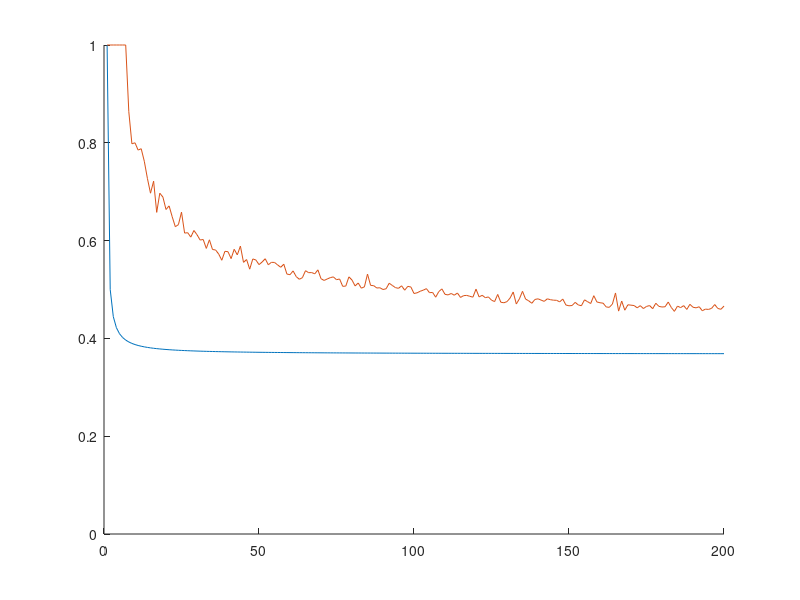

Source code (MATLAB):


hash1 = [1 1 1 1 1 1 1            8.636364e-01 7.979798e-01 8.000000e-01 7.851240e-01 7.878788e-01 7.622378e-01 7.272727e-01 6.969697e-01 7.215909e-01 6.577540e-01 6.969697e-01 6.889952e-01 6.636364e-01 6.709957e-01 6.487603e-01 6.284585e-01 6.325758e-01 6.581818e-01 6.153846e-01 6.161616e-01 6.071429e-01 6.206897e-01 6.121212e-01 6.011730e-01 6.022727e-01 5.840220e-01 6.016043e-01 5.818182e-01 5.808081e-01 5.724816e-01 5.598086e-01 5.780886e-01 5.772727e-01 5.631929e-01 5.822511e-01 5.708245e-01 5.888430e-01 5.555556e-01 5.612648e-01 5.415861e-01 5.625000e-01 5.602968e-01 5.509091e-01 5.561497e-01 5.629371e-01 5.506003e-01 5.555556e-01 5.553719e-01 5.503247e-01 5.454545e-01 5.517241e-01 5.315871e-01 5.303030e-01 5.380030e-01 5.263930e-01 5.209235e-01 5.241477e-01 5.384615e-01 5.344353e-01 5.345997e-01 5.320856e-01 5.401845e-01 5.220779e-01 5.185659e-01 5.214646e-01 5.242839e-01 5.257985e-01 5.200000e-01 5.215311e-01 5.064935e-01 5.069930e-01 5.258918e-01 5.193182e-01 5.072952e-01 5.133038e-01 5.027382e-01 5.054113e-01 5.315508e-01 5.084567e-01 5.078370e-01 5.030992e-01 5.035751e-01 5.000000e-01 5.014985e-01 5.128458e-01 5.083089e-01 5.038685e-01 5.023923e-01 5.075758e-01 4.985942e-01 5.064935e-01 5.050505e-01 4.918182e-01 4.932493e-01 4.964349e-01 4.986761e-01 5.017483e-01 4.935065e-01 4.939966e-01 4.842821e-01 4.957912e-01 5.012510e-01 4.900826e-01 4.889435e-01 4.918831e-01 4.883347e-01 4.928230e-01 4.837945e-01 4.874608e-01 4.879565e-01 4.861325e-01 4.843392e-01 5.007576e-01        4.848485e-01 4.881603e-01 4.832882e-01 4.847670e-01 4.782222e-01 4.753086e-01 4.899388e-01 4.739583e-01 4.728682e-01 4.752137e-01 4.826124e-01 4.949495e-01 4.703425e-01 4.809287e-01 4.962963e-01 4.803922e-01 4.768856e-01 4.718196e-01 4.796163e-01 4.809524e-01 4.783294e-01 4.757433e-01 4.809635e-01 4.791667e-01 4.781609e-01 4.779300e-01 4.746788e-01 4.804805e-01 4.683072e-01 4.666667e-01 4.672553e-01 4.736842e-01 4.684096e-01 4.668110e-01 4.788530e-01 4.750712e-01 4.713376e-01 4.873418e-01 4.744934e-01 4.729167e-01 4.720497e-01 4.643347e-01 4.635310e-01 4.701897e-01 4.929293e-01 4.558233e-01 4.763806e-01 4.576720e-01 4.687705e-01 4.679739e-01 4.671865e-01 4.625323e-01 4.669236e-01 4.610473e-01 4.653968e-01 4.671717e-01 4.607659e-01 4.719101e-01 4.655493e-01 4.641975e-01 4.647023e-01 4.743590e-01 4.632665e-01 4.553140e-01 4.660661e-01 4.629630e-01 4.670232e-01 4.592199e-01 4.697237e-01 4.637427e-01 4.624782e-01 4.646991e-01 4.565343e-01 4.599084e-01 4.592593e-01 4.614512e-01 4.692611e-01 4.612795e-01 4.595198e-01 4.661111e-01 ]; 

hash15 = [1 1 1 1 1 1 1 1 1 1 1 9.090909e-01 8.741259e-01 9.350649e-01 8.787879e-01 9.090909e-01 8.930481e-01 8.989899e-01 8.516746e-01 8.454545e-01 8.225108e-01 8.429752e-01 8.102767e-01 8.068182e-01 8.145455e-01 7.972028e-01 8.148148e-01 8.181818e-01 7.742947e-01 7.696970e-01 7.859238e-01 7.642045e-01 7.768595e-01 7.673797e-01 7.792208e-01 7.676768e-01 7.690418e-01 7.559809e-01 7.482517e-01 7.454545e-01 7.427938e-01 7.402597e-01 7.547569e-01 7.500000e-01 7.313131e-01 7.391304e-01 7.427466e-01 7.518939e-01 7.291280e-01 7.218182e-01 7.326203e-01 7.202797e-01 7.409949e-01 7.222222e-01 6.975207e-01 7.029221e-01 7.081340e-01 6.927900e-01 7.241911e-01 6.909091e-01 7.093890e-01 7.082111e-01 6.868687e-01 7.215909e-01 6.867133e-01 6.997245e-01 7.028494e-01 6.778075e-01 6.877470e-01 6.909091e-01 6.901408e-01 6.969697e-01 6.861768e-01 6.842752e-01 6.884848e-01 6.746411e-01 6.871311e-01 6.876457e-01 6.823936e-01 6.784091e-01 6.891134e-01 6.629712e-01 6.648412e-01 6.807359e-01 6.695187e-01 6.606765e-01 6.781609e-01 6.725207e-01 6.772217e-01 6.939394e-01 6.703297e-01 6.689723e-01 6.627566e-01 6.634429e-01 6.574163e-01 6.742424e-01 6.569822e-01 6.697588e-01 6.565657e-01 6.636364e-01 6.579658e-01 6.604278e-01 6.548985e-01 6.625874e-01 6.597403e-01 6.586621e-01 6.499575e-01 6.675084e-01 6.480400e-01 6.595041e-01 6.486486e-01 6.534091e-01 6.452132e-01 6.435407e-01 6.505929e-01 6.528213e-01 6.418026e-01 6.563945e-01 6.524064e-01 6.446970e-01                       6.473829e-01 6.502732e-01 6.603433e-01 6.550179e-01 6.346667e-01 6.490300e-01 6.430446e-01 6.614583e-01 6.339363e-01 6.478632e-01 6.649703e-01 6.414141e-01 6.574770e-01 6.451078e-01 6.436214e-01 6.429739e-01 6.496350e-01 6.417069e-01 6.442846e-01 6.460317e-01 6.390859e-01 6.377152e-01 6.472416e-01 6.373457e-01 6.398467e-01 6.400304e-01 6.371882e-01 6.381381e-01 6.390753e-01 6.407407e-01 6.320824e-01 6.352339e-01 6.499637e-01 6.327561e-01 6.243728e-01 6.360399e-01 6.433121e-01 6.230661e-01 6.429071e-01 6.250000e-01 6.287095e-01 6.474623e-01 6.264485e-01 6.300813e-01 6.329966e-01 6.258367e-01 6.340652e-01 6.203704e-01 6.344510e-01 6.294118e-01 6.452242e-01 6.259690e-01 6.152858e-01 6.321839e-01 6.330159e-01 6.363636e-01 6.283741e-01 6.317104e-01 6.244569e-01 6.172840e-01 6.310620e-01 6.172161e-01 6.290225e-01 6.195652e-01 6.264264e-01 6.302270e-01 6.268568e-01 6.223404e-01 6.243386e-01 6.233918e-01 6.352531e-01 6.261574e-01 6.275187e-01 6.231386e-01 6.216524e-01 6.184807e-01 6.277496e-01 6.167228e-01 6.203238e-01 6.255556e-01 ];

hash2 =  [ 1 1 1 1 1 1 1 1 1 1 1 1 1 1 1            1 9.251337e-01 9.696970e-01 9.330144e-01 9.090909e-01 9.134199e-01 9.173554e-01 9.209486e-01 9.090909e-01 9.054545e-01 9.230769e-01 8.653199e-01 8.896104e-01 8.714734e-01 8.848485e-01 9.002933e-01 8.750000e-01 8.429752e-01 8.449198e-01 8.545455e-01 8.737374e-01 8.648649e-01 8.540670e-01 8.414918e-01 8.727273e-01 8.447894e-01 8.419913e-01 8.350951e-01 8.326446e-01 8.303030e-01 8.122530e-01 8.355899e-01 8.125000e-01 8.126160e-01 8.236364e-01 8.074866e-01 8.234266e-01 8.096055e-01 8.148148e-01 8.049587e-01 8.214286e-01 8.006380e-01 8.056426e-01 7.996918e-01 8.121212e-01 8.062593e-01 7.815249e-01 7.979798e-01 8.039773e-01 7.902098e-01 7.920110e-01 7.978290e-01 7.941176e-01 7.667984e-01 7.935065e-01 7.861716e-01 7.878788e-01 7.907846e-01 7.825553e-01 7.733333e-01 7.906699e-01 7.744982e-01 7.855478e-01 7.733026e-01 7.795455e-01 7.811448e-01 7.716186e-01 7.667032e-01 7.824675e-01 7.732620e-01 7.758985e-01 7.763845e-01 7.685950e-01 7.732380e-01 7.656566e-01 7.672328e-01 7.638340e-01 7.644184e-01 7.427466e-01 7.540670e-01 7.623106e-01 7.666354e-01 7.560297e-01 7.548209e-01 7.609091e-01 7.596760e-01 7.575758e-01 7.502207e-01 7.613636e-01 7.549784e-01 7.444254e-01 7.561597e-01 7.550505e-01 7.597998e-01 7.520661e-01 7.452907e-01 7.556818e-01 7.530169e-01 7.408293e-01 7.494071e-01 7.586207e-01 7.482517e-01 7.488444e-01 7.540107e-01 7.272727e-01             7.483930e-01 7.440801e-01 7.262873e-01 7.419355e-01 7.413333e-01 7.425044e-01 7.489064e-01 7.413194e-01 7.338501e-01 7.316239e-01 7.599661e-01 7.449495e-01 7.468672e-01 7.330017e-01 7.374486e-01 7.320261e-01 7.485807e-01 7.286634e-01 7.306155e-01 7.452381e-01 7.375887e-01 7.425665e-01 7.428127e-01 7.368827e-01 7.409962e-01 7.420091e-01 7.294029e-01 7.409910e-01 7.330350e-01 7.488889e-01 7.343635e-01 7.295322e-01 7.349310e-01 7.236652e-01 7.369176e-01 7.364672e-01 7.211607e-01 7.447257e-01 7.267645e-01 7.222222e-01 7.149758e-01 7.229081e-01 7.191547e-01 7.256098e-01 7.272727e-01 7.275770e-01 7.238856e-01 7.321429e-01 7.186062e-01 7.248366e-01 7.244964e-01 7.273902e-01 7.174053e-01 7.113665e-01 7.161905e-01 7.070707e-01 7.150031e-01 7.253433e-01 7.219119e-01 7.277778e-01 7.237569e-01 7.130647e-01 7.255616e-01 7.131643e-01 7.171171e-01 7.138590e-01 7.254902e-01 7.151300e-01 7.189888e-01 7.257310e-01 7.219314e-01 7.193287e-01 7.213587e-01 7.222222e-01 7.219373e-01 7.233560e-01 7.241963e-01 7.098765e-01 7.236181e-01 7.161111e-01 ];




N = 1:200;  % num of devices
slot = round(N);

average_prob = slot .* N .* (1./slot) .* (1 - 1./slot).^(N-1);
average_prob = average_prob ./ N;



hold on;
plot(N, average_prob);
plot(N, hash1(N));
ylim([0 1]);